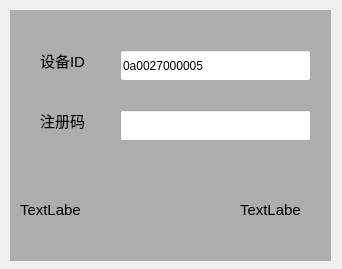
<?xml version="1.0" encoding="UTF-8"?>
<ui version="4.0">
 <class>Dialog</class>
 <widget class="QDialog" name="Dialog">
  <property name="geometry">
   <rect>
    <x>0</x>
    <y>0</y>
    <width>342</width>
    <height>269</height>
   </rect>
  </property>
  <property name="windowTitle">
   <string>Dialog</string>
  </property>
  <widget class="QLabel" name="label">
   <property name="geometry">
    <rect>
     <x>40</x>
     <y>50</y>
     <width>71</width>
     <height>20</height>
    </rect>
   </property>
   <property name="font">
    <font>
     <pointsize>11</pointsize>
    </font>
   </property>
   <property name="text">
    <string>设备ID</string>
   </property>
  </widget>
  <widget class="QLineEdit" name="leDeviceID">
   <property name="geometry">
    <rect>
     <x>120</x>
     <y>50</y>
     <width>191</width>
     <height>31</height>
    </rect>
   </property>
   <property name="font">
    <font>
     <pointsize>9</pointsize>
    </font>
   </property>
   <property name="text">
    <string>0a0027000005</string>
   </property>
   <property name="readOnly">
    <bool>true</bool>
   </property>
  </widget>
  <widget class="QLabel" name="label_2">
   <property name="geometry">
    <rect>
     <x>40</x>
     <y>110</y>
     <width>71</width>
     <height>20</height>
    </rect>
   </property>
   <property name="font">
    <font>
     <pointsize>11</pointsize>
    </font>
   </property>
   <property name="text">
    <string>注册码</string>
   </property>
  </widget>
  <widget class="QLineEdit" name="leRegisterCode">
   <property name="geometry">
    <rect>
     <x>120</x>
     <y>110</y>
     <width>191</width>
     <height>31</height>
    </rect>
   </property>
   <property name="font">
    <font>
     <pointsize>9</pointsize>
    </font>
   </property>
  </widget>
  <widget class="MyLabel" name="backLabel">
   <property name="geometry">
    <rect>
     <x>20</x>
     <y>180</y>
     <width>60</width>
     <height>60</height>
    </rect>
   </property>
   <property name="font">
    <font>
     <pointsize>11</pointsize>
    </font>
   </property>
   <property name="text">
    <string>TextLabel</string>
   </property>
  </widget>
  <widget class="MyLabel" name="saveLabel">
   <property name="geometry">
    <rect>
     <x>240</x>
     <y>180</y>
     <width>60</width>
     <height>60</height>
    </rect>
   </property>
   <property name="font">
    <font>
     <pointsize>11</pointsize>
    </font>
   </property>
   <property name="text">
    <string>TextLabel</string>
   </property>
  </widget>
  <widget class="QWidget" name="widget" native="true">
   <property name="geometry">
    <rect>
     <x>10</x>
     <y>10</y>
     <width>321</width>
     <height>251</height>
    </rect>
   </property>
   <property name="styleSheet">
    <string notr="true">background-color: rgb(173, 173, 173);</string>
   </property>
   <zorder>backLabel</zorder>
   <zorder>saveLabel</zorder>
  </widget>
  <zorder>widget</zorder>
  <zorder>label</zorder>
  <zorder>leDeviceID</zorder>
  <zorder>label_2</zorder>
  <zorder>leRegisterCode</zorder>
  <zorder>backLabel</zorder>
  <zorder>saveLabel</zorder>
 </widget>
 <customwidgets>
  <customwidget>
   <class>MyLabel</class>
   <extends>QLabel</extends>
   <header location="global">MyLabel</header>
  </customwidget>
 </customwidgets>
 <resources/>
 <connections/>
</ui>
